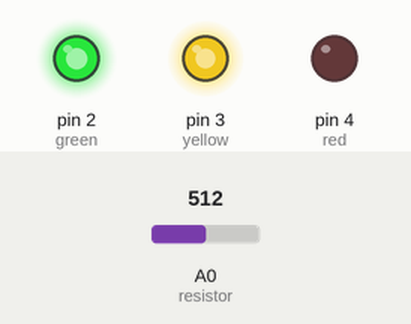
Bench run of a sketch on a simulated Arduino Uno, built with avr-gcc and run on an emulated ATmega328P. Parts: output pins drawn as LEDs (lit = HIGH). Dashed ring = blinking. Inputs (shaded band) come from the test bench; at power-on: A0 (resistor) = 512.

Above: at 1.01 s.
1.3 s: A0 (resistor) set to 716
At 1.92 s:
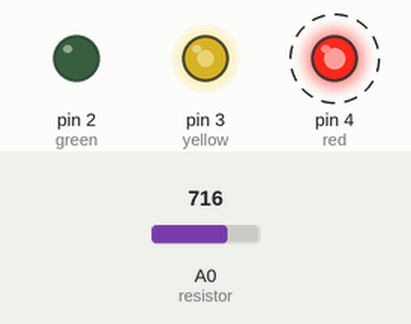
At 3.14 s:
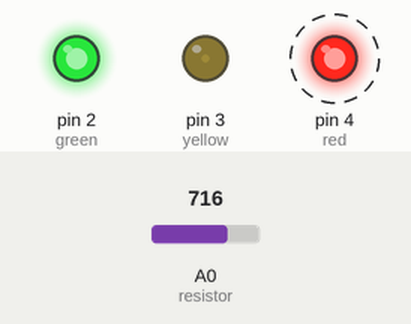
4.3 s: A0 (resistor) set to 900
At 4.66 s:
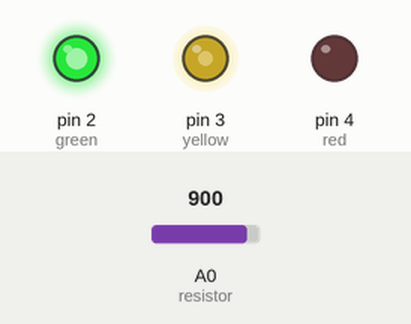
7.3 s: A0 (resistor) set to 218
10.3 s: A0 (resistor) set to 189
Timing chart, 0 to 14.3 s (numbered marks = the images above; inputs shaded):
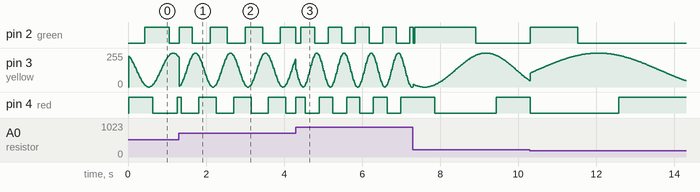

Measured:
- after the input at 1.3 s, pin 4 (red): alternates HIGH for 0.45 s and LOW for 0.45 s, starting after 0.06 s
- by itself, pin 3 (yellow): rises from 47/255 to 254/255 in 1.6 s, then falls to 48/255 in 2.4 s

The sketch:

lab2_led-brightness-changing.ino
```cpp
#include "TimerThree.h"
const int red = 4;
const int yellow = 3;
const int green = 2;
const int resistor = A0;
const double pi = 3.14;
double k;
double t;

void setup() {
  pinMode(red, OUTPUT);
  pinMode(yellow, OUTPUT);
  pinMode(green, OUTPUT);
  pinMode(resistor, INPUT);
  Timer3.initialize(16000);
  Timer3.attachInterrupt(func);
}

void func() {
  t = millis()/double(1000);
  k = analogRead(resistor)/int(100);
  analogWrite(red,255*(sin(k*t)+1)/2);
  analogWrite(yellow, 255*(sin(k*t+2*pi/3)+1)/2);
  analogWrite(green,255*(sin(k*t+4*pi/3)+1)/2);
}


void loop() {
}
```
